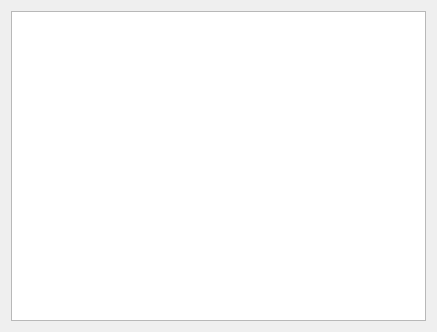
<?xml version="1.0" encoding="UTF-8"?>
<ui version="4.0">
 <class>WidgetError</class>
 <widget class="QWidget" name="WidgetError">
  <property name="geometry">
   <rect>
    <x>0</x>
    <y>0</y>
    <width>437</width>
    <height>332</height>
   </rect>
  </property>
  <property name="windowTitle">
   <string>Form</string>
  </property>
  <layout class="QHBoxLayout" name="horizontalLayout">
   <item>
    <widget class="QListWidget" name="Error_listwidget"/>
   </item>
  </layout>
 </widget>
 <resources/>
 <connections/>
</ui>
